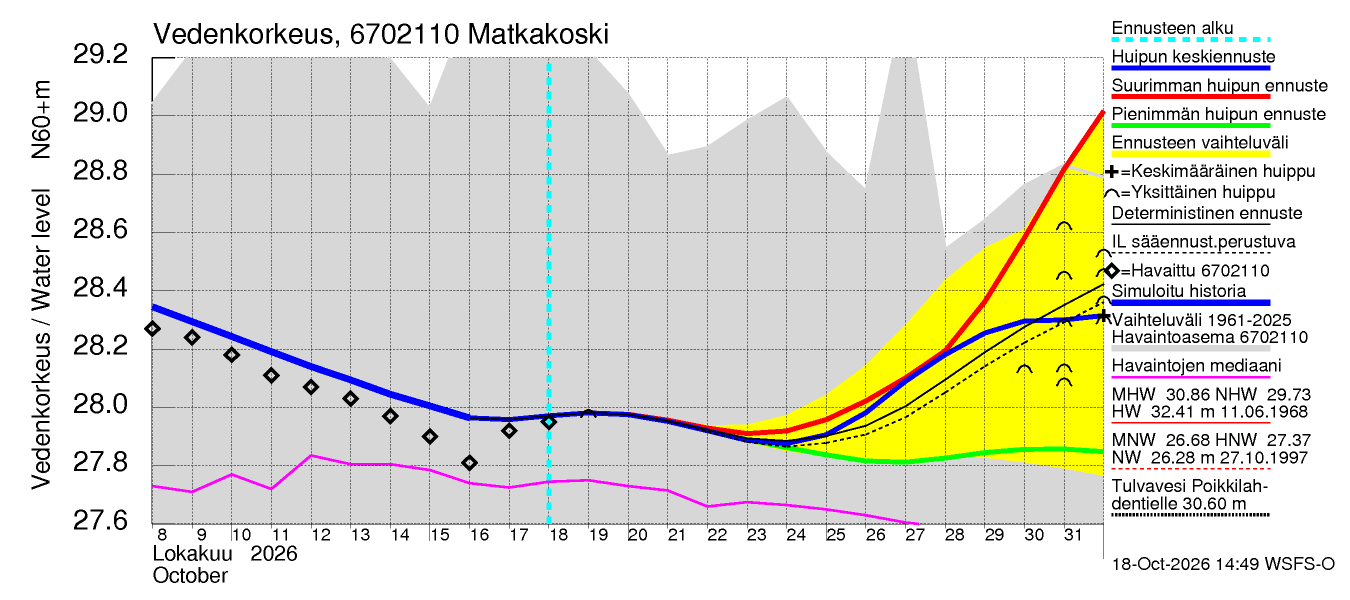
#> input picture tests/fixtures/67_q6702110y_wlyhyt.png, 2700 x 1200 px (shown at 1/2 size)
$ python rakenna_glyfit.py
#> lines starting #> are read from the running program, lines starting #| are printed output that depends on the picture
### syke_kaavio.py
"""SYKE:n (WSFS-vesistömalli) ennustekaavioiden lukija.

osm.fi:n melontapaikkasivujen lopussa olevat vedenkorkeus-, virtaama- ja
lämpötilakaaviot ovat SYKE:n vakiomuotoisia PNG-kuvia (2700 x 1200 px).
Kuvissa on puhdas 9 värin paletti ilman reunanpehmennystä, joten arvot
voidaan lukea pikselitarkasti:

* y-akselin asteikko: akselin lyhyet tikkiviivat + tikkien numeroiden
  tunnistus glyfimalleilla (glyfit.json)
* "tänään": syaani katkoviiva (ennusteen alku)
* havaittu arvo: mustat vinoneliöt päivien pystyviivojen kohdalla
* malliarvo / ennuste: sininen viiva
* historiallinen vaihteluväli: harmaa alue, mediaani: magenta viiva
* pitkän ajan tunnusluvut (MHW/MNW tai MHQ/MNQ): selitteen tekstistä
"""

from __future__ import annotations

import datetime as dt
import io
import json
import re
from dataclasses import dataclass, field
from pathlib import Path

import numpy as np
from PIL import Image

GLYFIT_POLKU = Path(__file__).with_name("glyfit.json")

# Diagnostiikkaa varten: vinoneliön ja tikkien geometria (pikseleinä)
VINONELIO_R = 17          # vinoneliön "säde" L1-normissa (kärjestä keskelle)
VINONELIO_REUNA = (9, 16)  # musta reunus L1-etäisyyksillä 9..16 keskeltä
VINONELIO_SISUS = 6       # sisus L1-etäisyydellä <= 6 ei ole mustaa


class KaavioVirhe(Exception):
    """Kaaviota ei voitu tulkita luotettavasti."""


# ---------------------------------------------------------------------------
# Värimaskit
# ---------------------------------------------------------------------------

def _maskit(a: np.ndarray) -> dict[str, np.ndarray]:
    r, g, b = a[:, :, 0], a[:, :, 1], a[:, :, 2]
    return {
        "musta": (r == 0) & (g == 0) & (b == 0),
        "sininen": (r == 0) & (g == 0) & (b == 255),
        "syaani": (r == 0) & (g == 255) & (b == 255),
        "magenta": (r == 255) & (g == 0) & (b == 255),
        "punainen": (r == 255) & (g == 0) & (b == 0),
        "vihrea": (r == 0) & (g == 255) & (b == 0),
        "harmaa": (r == g) & (g == b) & (r > 190) & (r < 235),
        "keltainen": (r == 255) & (g == 255) & (b == 0),
        "valkoinen": (r == 255) & (g == 255) & (b == 255),
    }


# ---------------------------------------------------------------------------
# Glyfien erottelu ja tunnistus
# ---------------------------------------------------------------------------

@dataclass
class Glyfi:
    x0: int
    x1: int
    y0: int
    y1: int
    bitit: np.ndarray  # bool, muoto (h, w)

    @property
    def leveys(self) -> int:
        return self.x1 - self.x0

    @property
    def korkeus(self) -> int:
        return self.y1 - self.y0


def _yhtenaiset_alueet(maski: np.ndarray) -> list[tuple[np.ndarray, np.ndarray]]:
    """8-yhtenäiset pikselialueet riviajoina + union-find."""
    ajot: list[tuple[int, int, int]] = []   # (y, x_alku, x_loppu) loppu mukaan lukien
    rivin_ajot: list[list[int]] = []
    for y in range(maski.shape[0]):
        rivi = maski[y].astype(np.int8)
        muutos = np.diff(np.concatenate(([0], rivi, [0])))
        alut, loput = np.nonzero(muutos == 1)[0], np.nonzero(muutos == -1)[0] - 1
        rivin_ajot.append(list(range(len(ajot), len(ajot) + len(alut))))
        ajot += [(y, int(a), int(b)) for a, b in zip(alut, loput)]

    vanhempi = list(range(len(ajot)))

    def juuri(i: int) -> int:
        while vanhempi[i] != i:
            vanhempi[i] = vanhempi[vanhempi[i]]
            i = vanhempi[i]
        return i

    for y in range(1, maski.shape[0]):
        ylempi = rivin_ajot[y - 1]
        for i in rivin_ajot[y]:
            _, a, b = ajot[i]
            for j in ylempi:
                _, c, d = ajot[j]
                if c <= b + 1 and a <= d + 1:   # päällekkäin tai kulmittain
                    vanhempi[juuri(i)] = juuri(j)

    ryhmat: dict[int, list[int]] = {}
    for i in range(len(ajot)):
        ryhmat.setdefault(juuri(i), []).append(i)
    alueet = []
    for jasenet in ryhmat.values():
        ys = np.concatenate([np.full(ajot[i][2] - ajot[i][1] + 1, ajot[i][0]) for i in jasenet])
        xs = np.concatenate([np.arange(ajot[i][1], ajot[i][2] + 1) for i in jasenet])
        alueet.append((ys, xs))
    return alueet


def erottele_glyfit(maski: np.ndarray, x_offset: int = 0, y_offset: int = 0,
                    min_korkeus: int = 1) -> list[Glyfi]:
    """Pilkkoo binäärisen tekstialueen merkeiksi yhtenäisinä alueina.

    Päällekkäin olevat osat (esim. ':' tai 'ä') yhdistetään yhdeksi merkiksi,
    mutta vierekkäin toisiinsa limittyvät merkit (esim. '/s') pysyvät erillään.
    """
    laatikot = []
    for ys, xs in _yhtenaiset_alueet(maski):
        laatikot.append([xs.min(), xs.max() + 1, ys.min(), ys.max() + 1, [(ys, xs)]])
    laatikot.sort(key=lambda b: (b[0], b[2]))
    yhdistetyt: list[list] = []
    for b in laatikot:
        for e in yhdistetyt:
            limitys = min(e[1], b[1]) - max(e[0], b[0])
            pystyrako = max(e[2], b[2]) - min(e[3], b[3])
            if limitys >= 0.6 * min(e[1] - e[0], b[1] - b[0]) and pystyrako <= 12:
                e[0], e[1] = min(e[0], b[0]), max(e[1], b[1])
                e[2], e[3] = min(e[2], b[2]), max(e[3], b[3])
                e[4] += b[4]
                break
        else:
            yhdistetyt.append(b)
    yhdistetyt.sort(key=lambda b: b[0])
    glyfit = []
    for x0, x1, y0, y1, osat in yhdistetyt:
        if y1 - y0 < min_korkeus:
            continue
        bitit = np.zeros((y1 - y0, x1 - x0), dtype=bool)
        for ys, xs in osat:
            bitit[ys - y0, xs - x0] = True
        glyfit.append(Glyfi(int(x0) + x_offset, int(x1) + x_offset,
                            int(y0) + y_offset, int(y1) + y_offset, bitit))
    return glyfit


def _skaalaa(bitit: np.ndarray, w: int, h: int) -> np.ndarray:
    kuva = Image.fromarray(bitit.astype(np.uint8) * 255)
    return np.array(kuva.resize((w, h), Image.NEAREST)) > 127


class Glyfitunnistin:
    """Lähimmän naapurin tunnistus tallennettuja glyfimalleja vasten."""

    def __init__(self, mallit: list[dict] | None = None):
        self.mallit: list[tuple[str, np.ndarray]] = []
        for m in mallit or []:
            self.mallit.append((m["merkki"], koodaa_auki(m)))

    # [36 lines left out: functions lataa, tunnista, lue_teksti, koodaa, not called in this run]


def koodaa_auki(m: dict) -> np.ndarray:
    tavut = np.frombuffer(bytes.fromhex(m["bitit"]), dtype=np.uint8)
    return np.unpackbits(tavut)[: m["w"] * m["h"]].reshape(m["h"], m["w"]).astype(bool)


_NUMERO = re.compile(r"-?\d+(?:\.\d+)?")


# [4 lines left out: function _viimeinen_numero, not called in this run]


# ---------------------------------------------------------------------------
# Kaavion rakenne
# ---------------------------------------------------------------------------

@dataclass
class Kehys:
    vasen: int   # y-akselin x
    oikea: int   # piirtoalueen oikea reuna
    yla: int     # piirtoalueen yläreuna
    ala: int     # x-akselin y


def etsi_kehys(m: dict[str, np.ndarray]) -> Kehys:
    musta = m["musta"]
    h, w = musta.shape
    # Y-akseli: vasemman reunan pisin musta pystyviiva
    sarakesummat = musta[:, : w // 4].sum(axis=0)
    if sarakesummat.max() < h * 0.4:
        raise KaavioVirhe("Kaavion y-akselia ei löytynyt (kuva ei ole SYKE-kaavio?)")
    vasen = int(np.nonzero(sarakesummat >= 0.9 * sarakesummat.max())[0].min())
    # X-akseli: alin vaakaviiva, joka kattaa koko piirtoalueen. Akselin päälle
    # voi olla piirretty värillinen katkoviiva (esim. punainen NQ-taso),
    # joten kelpuutetaan kaikki viivavärit.
    viiva = musta | m["punainen"] | m["sininen"] | m["magenta"] | m["vihrea"]
    kaista = viiva[:, vasen: vasen + w // 2]
    rivit = np.nonzero(kaista.mean(axis=1) >= 0.9)[0]
    if len(rivit) == 0:
        raise KaavioVirhe("Kaavion x-akselia ei löytynyt")
    ala = int(rivit.max())
    x = vasen
    while x + 1 < w and viiva[ala, x + 1]:
        x += 1
    oikea = x
    pysty = np.nonzero(musta[:, vasen])[0]
    yla = int(pysty.min())
    if not (oikea - vasen > w * 0.4 and ala - yla > h * 0.4):
        raise KaavioVirhe("Kaavion akseleita ei löytynyt")
    return Kehys(vasen, oikea, yla, ala)


def _ryhmittele(arvot: list[int], rako: int = 1) -> list[float]:
    """Yhdistää peräkkäiset kokonaisluvut ryhmiksi ja palauttaa ryhmien keskikohdat."""
    ryhmat: list[list[int]] = []
    for v in sorted(arvot):
        if ryhmat and v - ryhmat[-1][-1] <= rako:
            ryhmat[-1].append(v)
        else:
            ryhmat.append([v])
    return [float(np.mean(r)) for r in ryhmat]


def etsi_y_tikit(musta: np.ndarray, k: Kehys) -> list[float]:
    """Y-akselin tikit ovat akselista oikealle lähteviä n. 45 px mittaisia
    yhtenäisiä mustia viivanpätkiä (ruudukon vaakaviivat ovat pisteviivaa)."""
    rivit = [y for y in range(k.yla - 3, k.ala + 3)
             if musta[y, k.vasen + 3: k.vasen + 40].all()]
    return _ryhmittele(rivit)


def etsi_paivaviivat(musta: np.ndarray, k: Kehys) -> tuple[list[int], float]:
    """Pystysuorat päiväviivat (pisteviivaa). Palauttaa x-paikat ja välin."""
    alue = musta[k.yla: k.ala - 2, :]
    osuus = alue.sum(axis=0) / alue.shape[0]
    xs = [x for x in range(k.vasen + 10, k.oikea - 2) if osuus[x] > 0.25]
    viivat = [int(round(x)) for x in _ryhmittele(xs)]
    if len(viivat) < 5:
        raise KaavioVirhe("Päiväviivoja ei löytynyt")
    vali = float(np.median(np.diff(viivat)))
    return viivat, vali


# ---------------------------------------------------------------------------
# Lukutulos
# ---------------------------------------------------------------------------

@dataclass
class Kaaviolukema:
    url: str
    suure: str                 # "vedenkorkeus" | "virtaama" | "lampotila"
    yksikko: str               # "m" | "m3/s" | "°C"
    tanaan_paiva: int | None   # x-akselin päivänumero ennusteen alun kohdalla
    havaittu: float | None     # tämän päivän (tai tuoreimman) havainnon arvo
    havaittu_paivia_sitten: int | None
    malli: float | None        # sinisen käyrän arvo tänään
    ennuste: dict[int, float] = field(default_factory=dict)  # päivä+n -> arvo
    hist_min: float | None = None   # harmaan vaihteluvälin alaraja tänään
    hist_max: float | None = None   # harmaan vaihteluvälin yläraja tänään
    hist_max_rajattu: bool = False  # vaihteluväli jatkuu kaavion yläreunan yli
    hist_min_rajattu: bool = False  # vaihteluväli jatkuu kaavion alareunan ali
    mediaani: float | None = None
    tunnusluvut: dict[str, float] = field(default_factory=dict)  # MHW, MNW, ...
    asteikko: tuple[float, float] = (0.0, 0.0)  # arvo = a + b * y
    tietolahde: str = "kaavio"      # "kaavio" | "SYKE-data" | "arvio <malli>" (ks. syke_data.py)
    veden_lampotila: float | None = None  # aseman ajo.jsonin vesistömallin veden lämpötila tänään (°C)
    toinen_arvio: tuple[str, float] | None = None  # (mallin nimi, arvo) arviomallin rinnalla, ks. syke_data
    # (mallin nimi, arvo, päivä): kuluvan Suomen päivän arvio tuoreimmasta mittauksesta tuntiarvioiden kautta,
    # päivä voi olla SYKE:n "tänään" (ennustepvm_www) myöhempi, ks. syke_data.kolmas_arvio / neljas_arvio
    kolmas_arvio: tuple[str, float, dt.date] | None = None
    neljas_arvio: tuple[str, float, dt.date] | None = None

    # [42 lines left out: functions arvo, lahde, ennuste_korjattu, tulvaindeksi, suure_urlista, not called in this run]


@dataclass
class Kaaviosarjat:
    """Kaaviokuvasta luetut päiväsarjat; avain = päiviä ennusteen alusta (0 = tänään)."""
    tanaan_paiva: int | None
    havainnot: dict[int, float] = field(default_factory=dict)
    malli: dict[int, float] = field(default_factory=dict)     # simuloitu historia ja ennuste
    vali: dict[int, tuple[float, float]] = field(default_factory=dict)  # ennusteen vaihteluväli


class KaavioLukija:
    def __init__(self, tunnistin: Glyfitunnistin | None = None):
        self.tunnistin = tunnistin or Glyfitunnistin.lataa()

    # -- julkinen rajapinta -------------------------------------------------

    # [90 lines left out: functions lue, lue_sarjat, not called in this run]

    # -- asteikko -----------------------------------------------------------

    @staticmethod
    def y_tikkien_glyfit(musta: np.ndarray, k: Kehys) -> list[tuple[float, list[Glyfi]]]:
        """Y-akselin numerot ryhmiteltyinä riveiksi + kunkin rivin tikin y.

        Numerot sijaitsevat akselin vasemmalla puolella eikä mikään piirrä
        niiden päälle, joten ne löytyvät luotettavammin kuin itse tikit
        (sininen viiva tai vinoneliö voi peittää tikin). Tikin paikka
        otetaan löydetystä tikistä, tai sen puuttuessa numeron keskikohdasta.
        """
        x0, x1 = 110, k.vasen - 18   # vinoneliö voi ulottua 17 px akselin vasemmalle
        alue = musta[max(k.yla - 60, 0): k.ala + 30, x0:x1]
        glyfit = erottele_glyfit(alue, x0, max(k.yla - 60, 0), min_korkeus=3)
        # ryhmittele glyfit riveiksi pystysuuntaisen päällekkäisyyden mukaan
        rivit: list[list[Glyfi]] = []
        for g in sorted(glyfit, key=lambda g: g.y0):
            if rivit and g.y0 < max(r.y1 for r in rivit[-1]):
                rivit[-1].append(g)
            else:
                rivit.append([g])
        rivit = [sorted(r, key=lambda g: g.x0) for r in rivit
                 if max(g.korkeus for g in r) >= 20]
        tikit = etsi_y_tikit(musta, k)
        keskikohdat = [(min(g.y0 for g in r) + max(g.y1 for g in r)) / 2 for r in rivit]
        erot = [t - c for c in keskikohdat for t in tikit if abs(t - c - 8.5) < 6]
        siirto = float(np.median(erot)) if erot else 8.5
        tulos = []
        for r, c in zip(rivit, keskikohdat):
            lahin = min(tikit, key=lambda t: abs(t - c - siirto), default=None)
            ty = lahin if lahin is not None and abs(lahin - c - siirto) < 4 else c + siirto
            tulos.append((ty, r))
        return tulos

    # [94 lines left out: functions _asteikko, _tanaan_x, _vinonelio, _viiva_y, _sininen, _harmaa_vali, not called in this run]

    @staticmethod
    def x_akselin_glyfit(musta: np.ndarray, k: Kehys, x: float, vali: float) -> list[Glyfi]:
        """X-akselin päivänumeron glyfit päiväviivan x oikealta puolelta."""
        # Päivänumerot ovat akselin alla riveillä ala+9..ala+33; akselin alle
        # jäävät lyhyet tikit (korkeus < 12 px) suodattuvat pois korkeusrajalla.
        # Alempana oleva kuukauden nimi alkaa vasta n. ala+42.
        xi = int(round(x))
        x0, x1 = xi + 2, int(round(x + vali)) - 2
        y0 = k.ala + 2
        alue = musta[y0: k.ala + 38, x0:x1]
        return erottele_glyfit(alue, x0, y0, min_korkeus=12)

    # [5 lines left out: function _paivanumero, not called in this run]

    def selitteen_rivit(self, musta: np.ndarray, k: Kehys) -> list[list[Glyfi]]:
        """Selitealueen tekstirivit glyfeinä (viivanäytteet poistettu)."""
        alue = musta[:, k.oikea + 8:].copy()
        # poista pitkät vaakaviivat (selitteen viivanäytteet ja alleviivaukset)
        for y in range(alue.shape[0]):
            rivi = alue[y]
            if rivi.sum() < 40:
                continue
            xs = np.nonzero(rivi)[0]
            for pätkä in np.split(xs, np.nonzero(np.diff(xs) > 1)[0] + 1):
                if len(pätkä) >= 40:
                    rivi[pätkä] = False
        profiili = alue.sum(axis=1) > 0
        rivit = []
        y = 0
        while y < len(profiili):
            if not profiili[y]:
                y += 1
                continue
            y_alku = y
            while y < len(profiili) and profiili[y]:
                y += 1
            if y - y_alku >= 15:
                glyfit = erottele_glyfit(alue[y_alku:y], k.oikea + 8, y_alku, min_korkeus=2)
                rivit.append(glyfit)
        return rivit

    # [31 lines left out: functions _tunnusluvut, _sovita_asteikko, not called in this run]

### tyokalut/rakenna_glyfit.py
"""Rakentaa glyfit.json-tiedoston (numeroiden ja selitetekstin merkkimallit).

Mallit leikataan tunnetuista SYKE-kaavioista, joiden tekstit on luettu
käsin (TOTUUS-taulukko alla). Aja uudelleen, jos SYKE muuttaa fonttia:

    uv run tyokalut/rakenna_glyfit.py

Osa tests/fixtures-kuvista jätetään tarkoituksella pois, jotta testit
mittaavat tunnistusta kuvilla, joita mallit eivät ole nähneet.
"""

from __future__ import annotations

import json
import sys
from collections import defaultdict
from pathlib import Path

import numpy as np
from PIL import Image

JUURI = Path(__file__).resolve().parent.parent
sys.path.insert(0, str(JUURI))

import syke_kaavio as sk  # noqa: E402

FIXTURES = JUURI / "tests" / "fixtures"


def _vali(yla: float, ala: float, askel: float, desimaalit: int) -> list[str]:
    n = int(round((yla - ala) / askel))
    return [f"{yla - i * askel:.{desimaalit}f}" for i in range(n + 1)]


# tiedosto -> (y-akselin tikit ylhäältä alas, x-akselin 1. päivä, selitteen rivit)
TOTUUS = {
    "67_q6702110y_wlyhyt.png": (_vali(29.2, 27.6, 0.2, 1), 8, [
        "MHW 30.86 NHW 29.73", "HW 32.41 m 11.06.1968",
        "MNW 26.68 HNW 27.37", "NW 26.28 m 27.10.1997", "18-Oct-2026 14:49 WSFS-O"]),
    "61_l611331001y_w3lyhyt.png": (_vali(108.8, 107.7, 0.1, 1), 8, [
        "MHW 109.82 NHW 108.59", "HW 110.90 m 14.05.1982",
        "MNW 106.77 HNW 107.34", "NW 106.25 m 25.08.1980", "18-Oct-2026 14:53 WSFS-O"]),
    "57_q5700700y_qinlyhyt.png": (_vali(160, 0, 20, 0), 8, [
        "MHQ 334 m³/s NHQ 96.0", "19.05.1955 HQ 686 m³/s",
        "MNQ 4.6 m³/s HNQ 15.5", "12.03.1942 NQ 0.10 m³/s", "18-Oct-2026 15:22 WSFS-O"]),
    "61_q6101750y_qin3lyhyt.png": (_vali(500, 0, 50, 0), 8, [
        "MHQ 803 m³/s NHQ 422", "10.05.1982 HQ 1390 m³/s",
        "MNQ 42.2 m³/s HNQ 87.1", "30.08.1969 NQ 26.0 m³/s", "18-Oct-2026 14:51 WSFS-O"]),
    "58_q5800000y_qinlyhyt.png": (_vali(40, 0, 5, 0), 8, ["18-Oct-2026 12:22 WSFS-O"]),
    "61_q6101400y_twlyhyt.png": (_vali(8, 1, 1, 0), 8, ["18-Oct-2026 14:51 WSFS-O"]),
    "58_q5800100y_w3lyhyt.png": (_vali(23.85, 23.40, 0.05, 2), 8, [
        "MHW 24.20 NHW 23.88", "HW 24.67 m 24.04.2000",
        "MNW 23.13 HNW 23.25", "NW 22.91 m 06.11.2000", "18-Oct-2026 12:22 WSFS-O"]),
    "51_q5100500y_wlyhyt.png": (_vali(26.0, 25.0, 0.1, 1), 8, [
        "MHW 26.63 NHW 25.87", "HW 27.42 m 24.04.2000",
        "MNW 24.64 HNW 24.92", "NW 24.46 m 13.09.1990", "18-Oct-2026 12:21 WSFS-O"]),
    "51_q5100500y_qinlyhyt.png": (_vali(45, 0, 5, 0), 8, [
        "MHQ 96.6 m³/s NHQ 39.0", "24.04.2000 HQ 190 m³/s",
        "MNQ 2.7 m³/s HNQ 4.8", "07.04.1996 NQ 1.3 m³/s", "18-Oct-2026 12:21 WSFS-O"]),
    "58_q5800100y_qinlyhyt.png": (_vali(10, 0, 1, 0), 8, [
        "MHQ 21.8 m³/s NHQ 12.2", "29.04.2012 HQ 34.5 m³/s",
        "MNQ 0.25 m³/s HNQ 0.70", "08.11.2000 NQ 0.00 m³/s", "18-Oct-2026 12:22 WSFS-O"]),
    "67_q6701500y_wlyhyt.png": (_vali(78.3, 77.2, 0.1, 1), 8, [
        "MHW 79.87 NHW 78.54", "HW 81.59 m 10.06.1968",
        "MNW 76.89 HNW 77.16", "NW 75.80 m 29.02.1952", "18-Oct-2026 14:48 WSFS-O"]),
    "60_q6000410y_wlyhyt.png": (_vali(10.9, 10.1, 0.1, 1), 8, [
        "MHW 11.59 NHW 10.90", "HW 12.33 m 29.04.2000",
        "MNW 9.65 HNW 9.89", "NW 9.40 m 30.08.1994", "18-Oct-2026 15:22 WSFS-O"]),
}


def kerää() -> dict[str, list[np.ndarray]]:
    lukija = sk.KaavioLukija(sk.Glyfitunnistin([]))
    naytteet: dict[str, list[np.ndarray]] = defaultdict(list)

    def lisaa(glyfit, teksti, kuvaus):
        merkit = teksti.replace(" ", "")
        if len(glyfit) != len(merkit):
            print(f"  ! {kuvaus}: {len(glyfit)} glyfiä, odotettiin {len(merkit)} ('{teksti}')")
            return False
        for g, c in zip(glyfit, merkit):
            naytteet[c].append(g.bitit)
        return True

    for nimi, (y_tikit, eka_paiva, selite) in TOTUUS.items():
        print(nimi)
        a = np.array(Image.open(FIXTURES / nimi).convert("RGB")).astype(np.int16)
        m = sk._maskit(a)
        k = sk.etsi_kehys(m)

        tikit = lukija.y_tikkien_glyfit(m["musta"], k)
        if len(tikit) != len(y_tikit):
            print(f"  ! y-tikkejä {len(tikit)}, odotettiin {len(y_tikit)}")
        else:
            for (ty, glyfit), teksti in zip(tikit, y_tikit):
                lisaa(glyfit, teksti, f"y-tikki {ty:.0f}")

        viivat, vali = sk.etsi_paivaviivat(m["musta"], k)
        for i, x in enumerate([k.vasen] + viivat):
            glyfit = lukija.x_akselin_glyfit(m["musta"], k, x, vali)
            lisaa(glyfit, str(eka_paiva + i), f"x-päivä {x}")

        rivit = lukija.selitteen_rivit(m["musta"], k)
        alku = 0
        for teksti in selite:
            merkit = teksti.replace(" ", "")
            # Rivin tunnistamiseksi pelkkä merkkimäärä ei riitä (esim.
            # "Havaintojen mediaani"); myös pienten merkkien ('.' ja '-')
            # paikkojen pitää täsmätä.
            odotettu = [c in ".-" for c in merkit]
            for j in range(alku, len(rivit)):
                if [g.korkeus <= 8 for g in rivit[j]] == odotettu:
                    lisaa(rivit[j], teksti, f"selite '{teksti}'")
                    alku = j + 1
                    break
            else:
                print(f"  ! selitteen riviä ei löytynyt: '{teksti}'")
    return naytteet


def main() -> None:
    naytteet = kerää()
#> in _maskit, `r, g, b = a[:, :, 0], a[:, :, 1], a[:, :, 2]`:
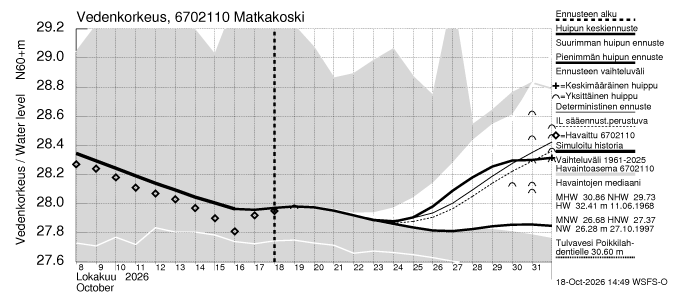
#> r: shape (1200, 2700) int16 (shown at 1/4 size); min 0, max 255, mean 224
#> in _maskit, `r, g, b = a[:, :, 0], a[:, :, 1], a[:, :, 2]`:
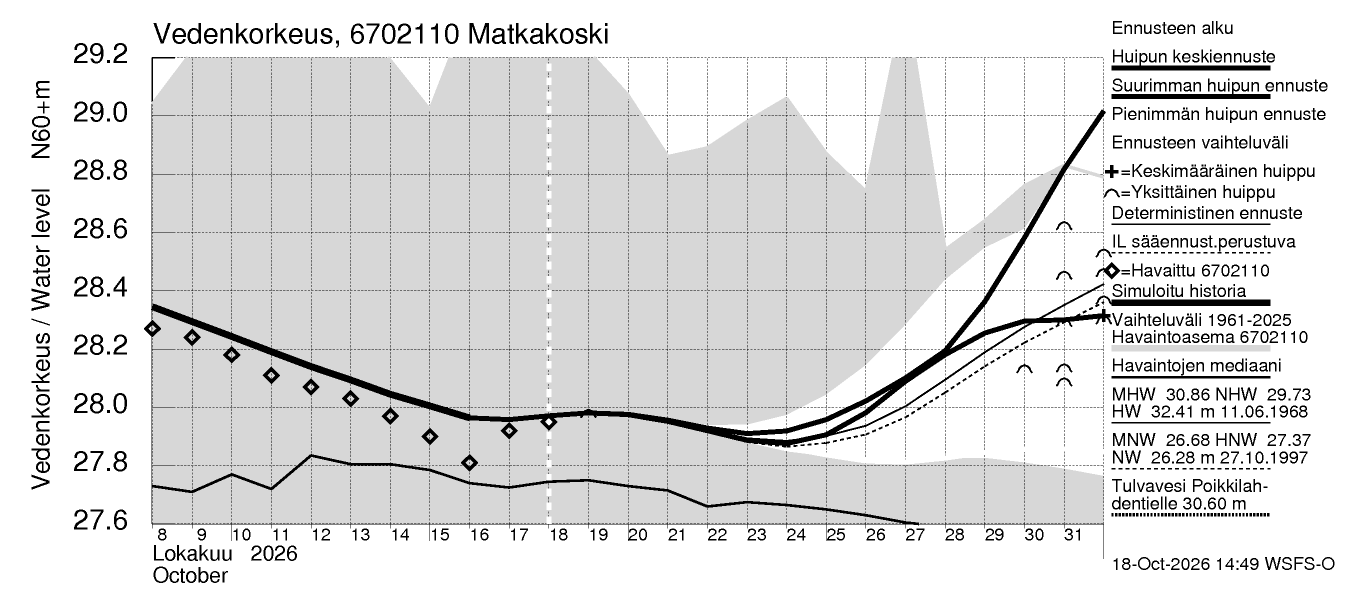
#> g: shape (1200, 2700) int16 (shown at 1/2 size); min 0, max 255, mean 223.3
#> in kerää, `m = sk._maskit(a)`: m = 9 items
#> (the rest of the program and of its run is left out)
